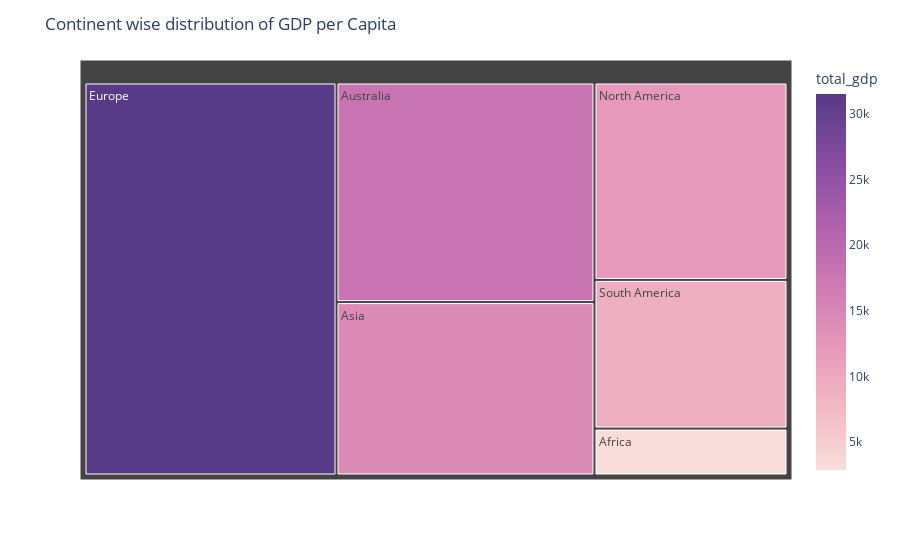
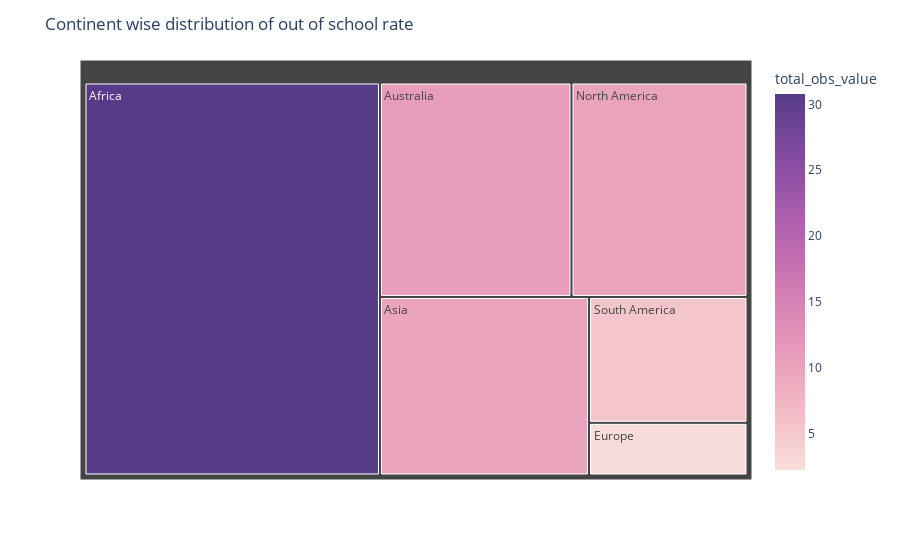

Write notebook code for charts like these, in order.
### Markdown cell above
##  <span style="font-family: Elephant; color: #000056;">TREE MAP</span>

### Code cell
fig1 = px.treemap(gdp_obs_value, path=['continent'], values='total_gdp',  
                  color='total_gdp', color_continuous_scale='purpor')
fig1.update_layout(title = 'Continent wise distribution of GDP per Capita')

fig2 = px.treemap(gdp_obs_value, path=['continent'], values='total_obs_value',  
                  color='total_obs_value', color_continuous_scale='purpor')
fig2.update_layout(title = 'Continent wise distribution of out of school rate')
fig1.show()
fig2.show()

### Figure 1 — Plotly figure (JSON) as saved in the notebook; plotly's stock layout.template omitted (floating-point values rounded to 4 significant figures)
{"data": [{"branchvalues": "total", "customdata": [[2882.0], [14230.0], [18020.0], [31500.0], [12120.0], [9127.0]], "domain": {"x": [0, 1], "y": [0, 1]}, "hovertemplate": "labels=%{label}<br>total_gdp_sum=%{value}<br>parent=%{parent}<br>id=%{id}<br>total_gdp=%{color}<extra></extra>", "ids": ["Africa", "Asia", "Australia", "Europe", "North America", "South America"], "labels": ["Africa", "Asia", "Australia", "Europe", "North America", "South America"], "marker": {"coloraxis": "coloraxis", "colors": [2882.0, 14230.0, 18020.0, 31500.0, 12120.0, 9127.0]}, "name": "", "parents": ["", "", "", "", "", ""], "type": "treemap", "values": [2882.0, 14230.0, 18020.0, 31500.0, 12120.0, 9127.0]}], "layout": {"coloraxis": {"colorbar": {"title": {"text": "total_gdp"}}, "colorscale": [[0, "rgb(249, 221, 218)"], [0.1667, "rgb(242, 185, 196)"], [0.3333, "rgb(229, 151, 185)"], [0.5, "rgb(206, 120, 179)"], [0.6667, "rgb(173, 95, 173)"], [0.8333, "rgb(131, 75, 160)"], [1, "rgb(87, 59, 136)"]]}, "legend": {"tracegroupgap": 0}, "margin": {"t": 60}, "title": {"text": "Continent wise distribution of GDP per Capita"}}}

### Figure 2 — Plotly figure (JSON) as saved in the notebook; plotly's stock layout.template omitted (floating-point values rounded to 4 significant figures)
{"data": [{"branchvalues": "total", "customdata": [[30.79], [9.894], [10.89], [2.213], [10.01], [5.288]], "domain": {"x": [0, 1], "y": [0, 1]}, "hovertemplate": "labels=%{label}<br>total_obs_value_sum=%{value}<br>parent=%{parent}<br>id=%{id}<br>total_obs_value=%{color}<extra></extra>", "ids": ["Africa", "Asia", "Australia", "Europe", "North America", "South America"], "labels": ["Africa", "Asia", "Australia", "Europe", "North America", "South America"], "marker": {"coloraxis": "coloraxis", "colors": [30.79, 9.894, 10.89, 2.213, 10.01, 5.288]}, "name": "", "parents": ["", "", "", "", "", ""], "type": "treemap", "values": [30.79, 9.894, 10.89, 2.213, 10.01, 5.288]}], "layout": {"coloraxis": {"colorbar": {"title": {"text": "total_obs_value"}}, "colorscale": [[0, "rgb(249, 221, 218)"], [0.1667, "rgb(242, 185, 196)"], [0.3333, "rgb(229, 151, 185)"], [0.5, "rgb(206, 120, 179)"], [0.6667, "rgb(173, 95, 173)"], [0.8333, "rgb(131, 75, 160)"], [1, "rgb(87, 59, 136)"]]}, "legend": {"tracegroupgap": 0}, "margin": {"t": 60}, "title": {"text": "Continent wise distribution of out of school rate"}}}
